Frame 1 (no input): blank canvas, image omitted
Frame 60 (no input): blank canvas, image omitted
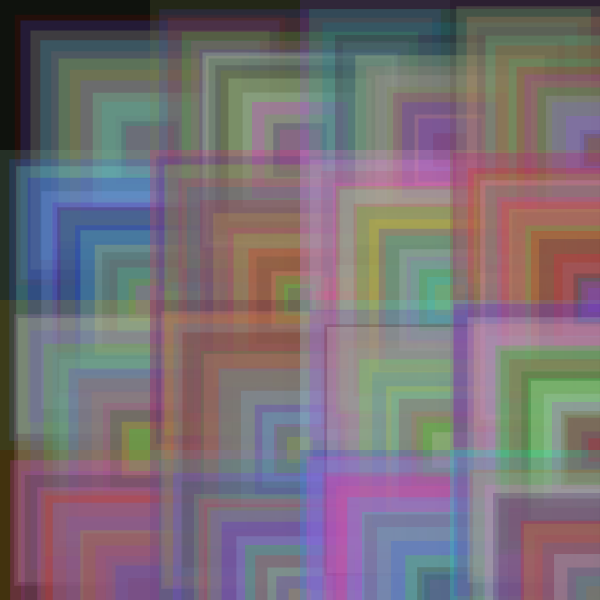
Frame 120 (the mouse pressed at the canvas centre since frame 60)

The p5.js sketch whose frames 1 and 60 were blank and that drew this single picture after the mouse press (run headless with seeded random() and noise() and a simulated clock; from frame 60 on, the mouse is pressed at the canvas centre):

// p5.js sketch
// ── sketch.js
let rectanglez;
z = 600

function setup() {
  createCanvas(z, z);
}


class Rectanglez {
  constructor(x, y, XSideLength, YSideLength) {
    this.x = x;
    this.y = y;
    this.XSideLength = XSideLength;
    this.YSideLength = YSideLength;
  }
  colorIt() {
    noStroke()
    fill(random(255), random(255), random(255), 50)
  }



  drawRectangles() {

    this.sqrFill(this.x, this.y, this.XSideLength, this.YSideLength);
  }
  sqrFill(x, y, xLength, yLength) {
    if (xLength < 20 || yLength < 20) {
      return;
    }
    this.colorIt();
    rect(x, y, xLength, yLength);
    let dec = random(5, 30);
    let add = dec / 2;

    this.sqrFill(x + add, y + add, xLength - dec, yLength - dec)
  }
}


function getSquares() {
  let Xl = width / 4;
  let Yl = width / 4;
  let squares = [];
  for (let i = 0; i < 160; i++) {
    for (let j = 0; j < 8; j++) {

      //       mouseXYdrag
      squares.push(new Rectanglez(i * Xl, j * Yl, mouseX, mouseY));
    }
  }
  return squares;
}

function draw() {
  background(0);
  let squares = getSquares();
  squares.forEach(x => x.drawRectangles())
}



function mousePressed(){
  if(isLooping())
    {
    noLoop();
    }
    else
   {
    loop();   
     }
}
